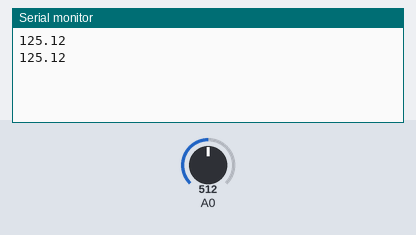
A sketch run on a simulated Arduino Uno, built with avr-gcc and run on an emulated ATmega328P. On the bench: the last lines printed to the serial monitor. The test bench sets the inputs (shaded band); at power-on: A0 = 512.

Above: at 1.8 s.
1.9 s: A0 set to 716
At 2.8 s:
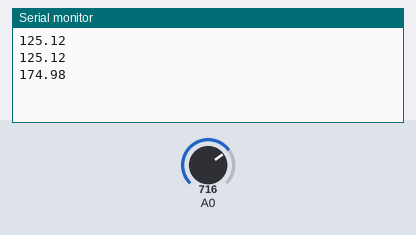
3.4 s: A0 set to 900
At 4.8 s:
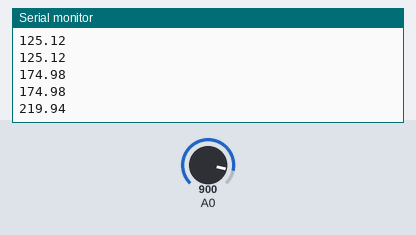
Timing chart, 0 to 6.4 s (numbered marks = the images above; inputs shaded):
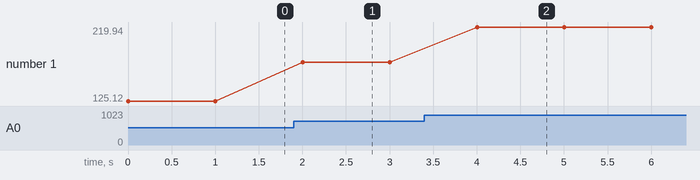

The sketch:

lm35.ino
```cpp
//Creamos una variable de tipo entero
int lectura = 0;

//Creamos una variable de tipo flotante
float temperatura = 0.0;

void setup() {
  //Iniciamos la comunicación serial
  Serial.begin(9600);
}

void loop() {
  //Tomamos la lectura analógica del pin al cual conectamos
  //la señal de nuestro sensor
  lectura = analogRead(0);

  //Obtenemos la temperatura con la siguiente formula:
  temperatura = (( lectura * (500.0 / 1023.0)/2) );

  //Imprimimos por monitor serie la temperatura en celcius
  Serial.println(temperatura);

  delay(1000);
}
```

Measured:
- after the input at 1.9 s, the serial monitor: prints a new line after 0.10 s (image 1)
- after the input at 3.4 s, the serial monitor: prints a new line after 0.60 s (image 2)
- plotted number 1: 125.12 → 174.98 after the input at 1.9 s, 174.98 → 219.94 after the input at 3.4 s
